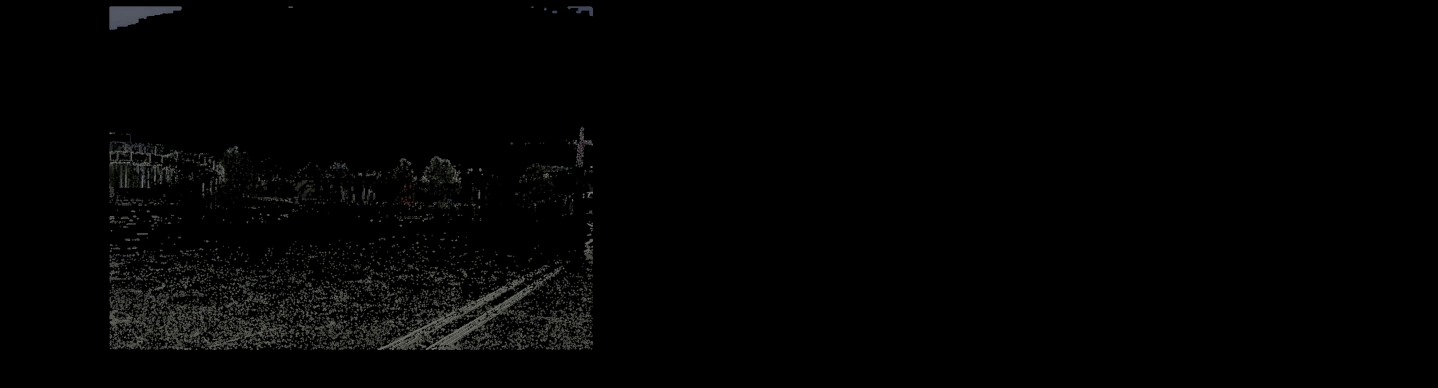
#> input picture frame 1 of foreground_video.avi, 4312 x 1162 px, given in place of frames, which was not available (shown at 1/3 size)
$ python stitch_video_lib.py frames frames/frame0.jpg
#> lines starting #> are read from the running program, lines starting #| are printed output that depends on the picture; pictures that were not available may be replaced by others from this repository, and a replacement may not be noted
import os
import sys
from turtle import width
import imutils

import cv2
import numpy as np
import laplcian_blending
from ransac import ransac
from Homography import Homography


# Use the keypoints to stitch the images
# [109 lines left out: functions get_stitched_image, get_sift_homography, equalize_histogram_color, not called in this run]


match_count = 0


# [54 lines left out: functions draw_matched_keypoint, stitch_images, not called in this run]


def save_image(img, name):
    result_image_name = os.path.join('results/', f'result_{name}.jpg')
    cv2.imwrite(result_image_name, img)


# [6 lines left out: function show_image, not called in this run]

def getFrame(path):
#> called with path = 'frames'
    vidcap = cv2.VideoCapture(path)     #test1.mp4
    success,image = vidcap.read()
#> image is the input picture: shape (1162, 4312, 3); mean B, G, R 2.9, 3.1, 3
    count = 0
    frames = []
    while success:
        if (count % 80 == 0):
            # image = cv2.resize(image, (640, 360))
            cv2.imwrite("./frames/frame%d.jpg" % (count / 80), image)     # save frame as JPEG file, could delete later
            frames.append(image)
        success,image = vidcap.read()
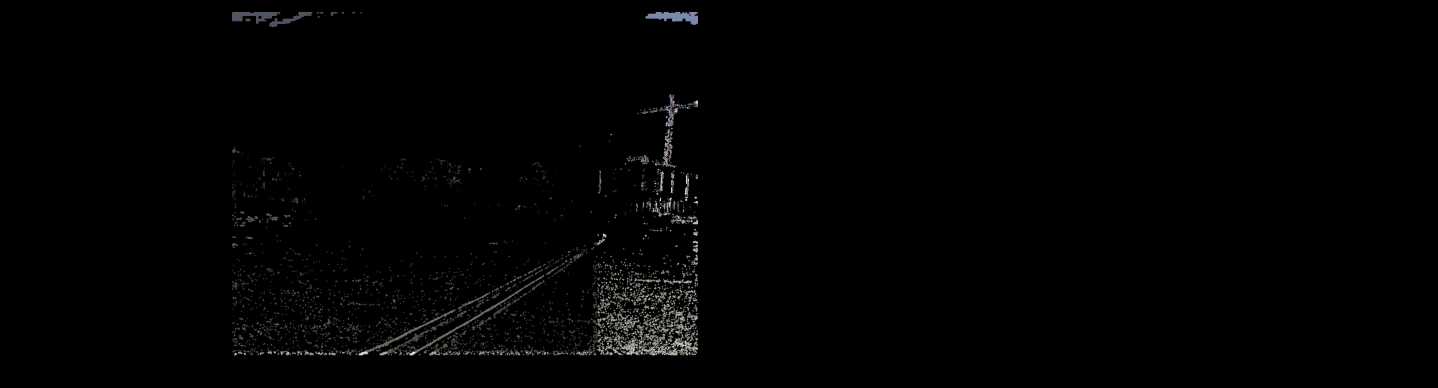
#> input picture frame 2 of foreground_video.avi, 4312 x 1162 px, given in place of frames, which was not available (shown at 1/3 size)
#> image is the input picture: shape (1162, 4312, 3); mean B, G, R 2.1, 2.1, 2.1
        count += 1
    return frames

# Main function definition
def main():
    assert len(sys.argv) == 3, 'Error: Please provide the path to the directory of the images AND the output name'
    # assert os.path.isdir(sys.argv[1]), 'Error: Please provide the valid path to the directory of the images'

    first_img = True
    input_images = getFrame(sys.argv[1])
#> input_images = 1 item
    NUM_FRAMES = len(input_images)
#> NUM_FRAMES = 1
    # [14 lines of commented-out code are left out]

    imageStitcher = cv2.Stitcher_create()

    error, stitched_img = imageStitcher.stitch(input_images)
#> error = 1

    if not error:
        save_image(stitched_img, sys.argv[2])
        cv2.imshow("Stitched Img", stitched_img)
        cv2.waitKey(0)

        # make border
        stitched_img = cv2.copyMakeBorder(stitched_img, 10, 10, 10, 10, cv2.BORDER_CONSTANT, (0,0,0))

        # create thresholded binary image
        gray = cv2.cvtColor(stitched_img, cv2.COLOR_BGR2GRAY)
        thresh_img = cv2.threshold(gray, 0, 255 , cv2.THRESH_BINARY)[1]
        cv2.imshow("Threshold Image", thresh_img)
        cv2.waitKey(0)

        # find the contour of thresh_img
        contours = cv2.findContours(thresh_img.copy(), cv2.RETR_EXTERNAL, cv2.CHAIN_APPROX_SIMPLE)
        # get the area of interst
        contours = imutils.grab_contours(contours)
        areaOI = max(contours, key=cv2.contourArea)
        cv2.imshow("first areaOI", thresh_img)
        cv2.waitKey(0)
        # get the bounding rect of areaOI and create a mask for thresh_img
        mask = np.zeros(thresh_img.shape, dtype="uint8")
        x, y, w, h = cv2.boundingRect(areaOI)
        cv2.rectangle(mask, (x,y), (x + w, y + h), 255, -1)

        # loop over to find the max minimum rect
        minRectangle = mask.copy()
        sub = mask.copy()
        cv2.imshow("first minRectangle", minRectangle)
        cv2.waitKey(0)
        while cv2.countNonZero(sub) > 20:
            minRectangle = cv2.erode(minRectangle, None)
            # cv2.imshow("eroded loop minRectangle", minRectangle)
            # cv2.waitKey(0)
            sub = cv2.subtract(minRectangle, thresh_img)
            # print("non zero count: ", cv2.countNonZero(sub))
            # cv2.imshow("sub res", sub)

        # get the final result
        contours = cv2.findContours(minRectangle.copy(), cv2.RETR_EXTERNAL, cv2.CHAIN_APPROX_SIMPLE)

        contours = imutils.grab_contours(contours)
        areaOI = max(contours, key=cv2.contourArea)

        cv2.imshow("minRectangle Image", minRectangle)
        cv2.waitKey(0)

        x, y, w, h = cv2.boundingRect(areaOI)

        stitched_img = stitched_img[y:y + h, x:x + w]

        save_image(stitched_img, "processedRes")

        cv2.imshow("Stitched Image Processed", stitched_img)

        cv2.waitKey(0)


    # [9 lines of commented-out code are left out]
if __name__ == '__main__':
    main()

$ run again, starting later in the video
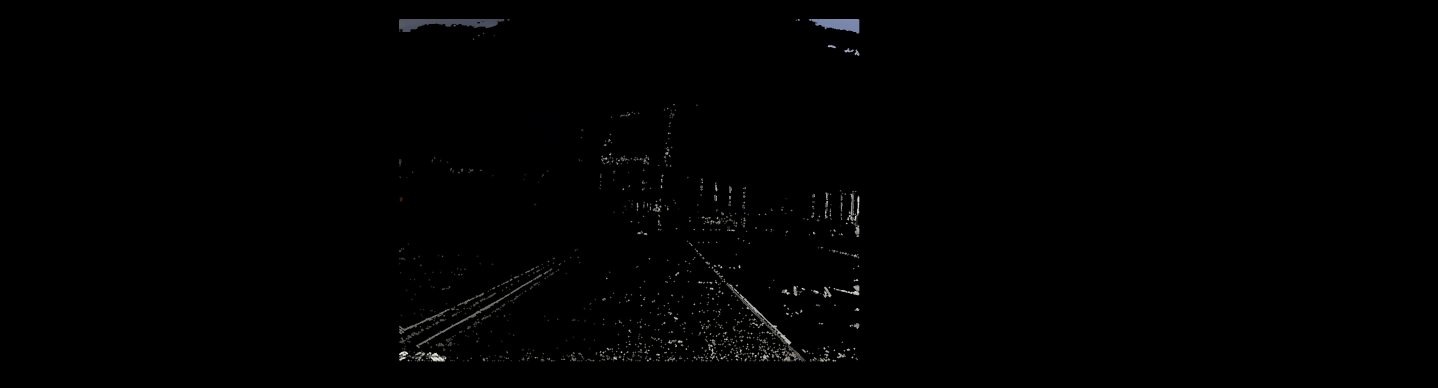
#> input picture frame 4 of foreground_video.avi, 4312 x 1162 px, given in place of frames, which was not available (shown at 1/3 size)
#> in getFrame, image is the input picture: shape (1162, 4312, 3); mean B, G, R 1.3, 1.2, 1.2
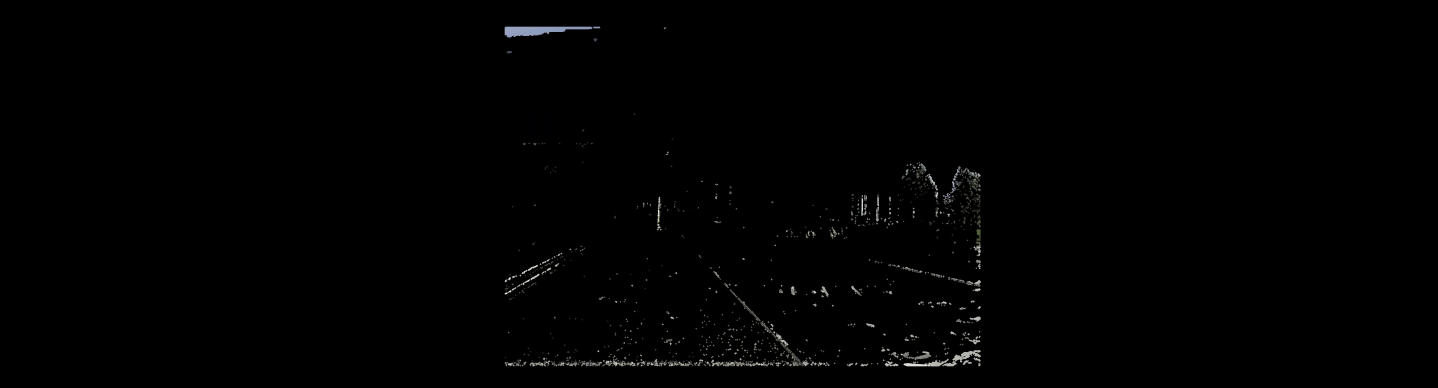
#> input picture frame 5 of foreground_video.avi, 4312 x 1162 px, given in place of frames, which was not available (shown at 1/3 size)
#> in getFrame, image is the input picture: shape (1162, 4312, 3); mean B, G, R 1.2, 1.2, 1.2
#> input_images = 1 item
#> NUM_FRAMES = 1

$ run again, starting later in the video
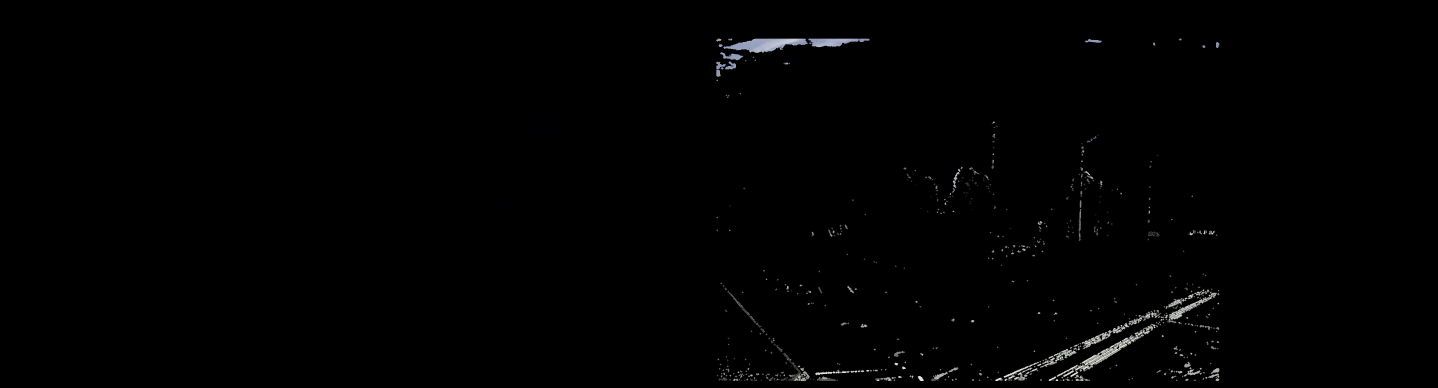
#> input picture frame 8 of foreground_video.avi, 4312 x 1162 px, given in place of frames, which was not available (shown at 1/3 size)
#> in getFrame, image is the input picture: shape (1162, 4312, 3); mean B, G, R 1.5, 1.5, 1.5
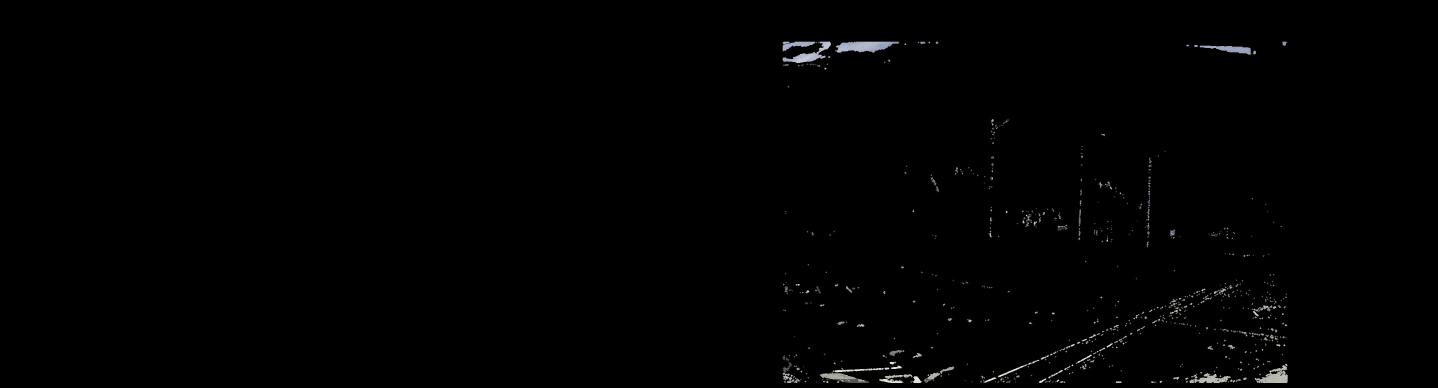
#> input picture frame 9 of foreground_video.avi, 4312 x 1162 px, given in place of frames, which was not available (shown at 1/3 size)
#> in getFrame, image is the input picture: shape (1162, 4312, 3); mean B, G, R 1.4, 1.4, 1.3
#> input_images = 1 item
#> NUM_FRAMES = 1
